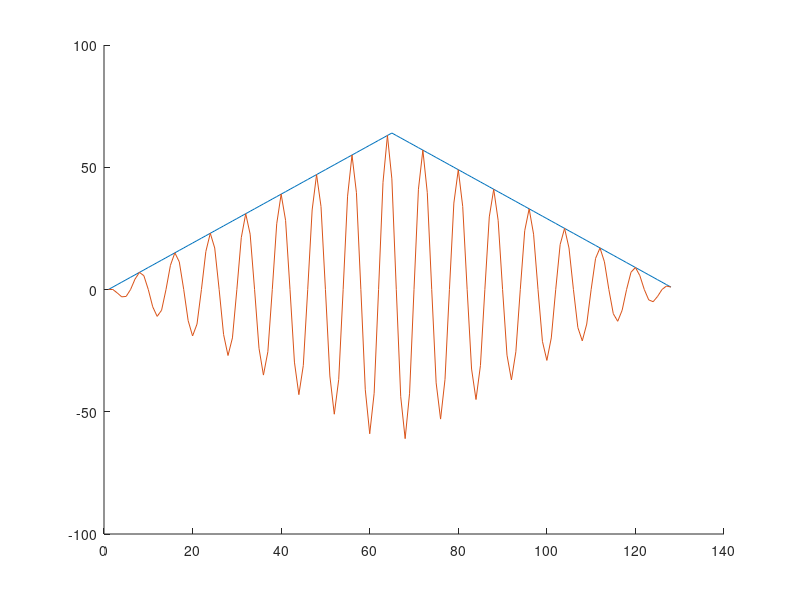
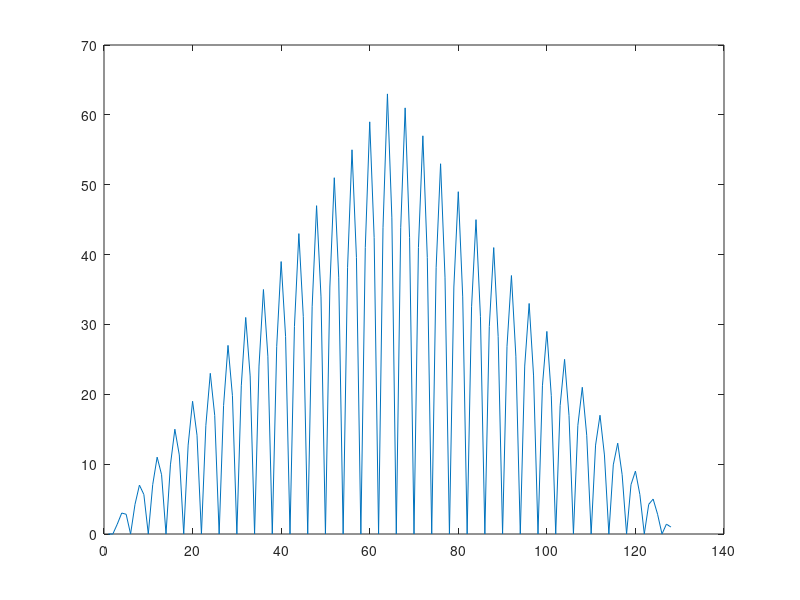
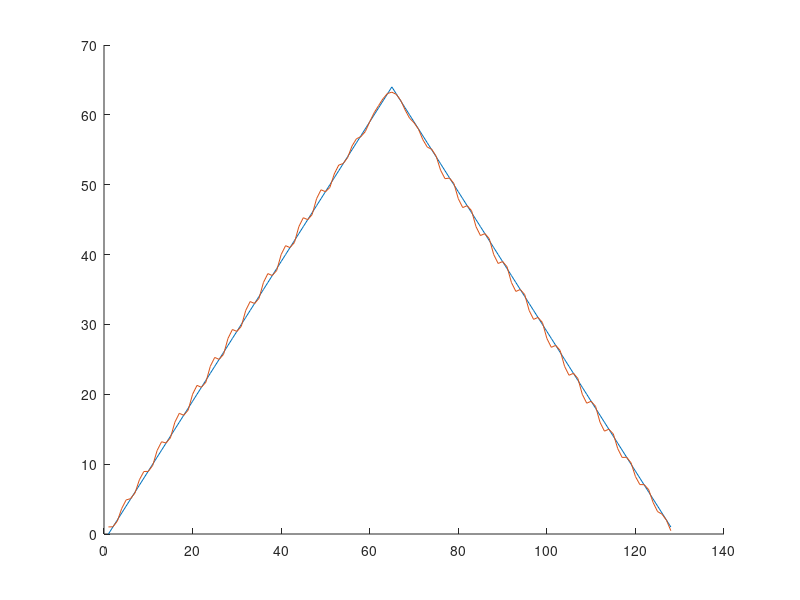
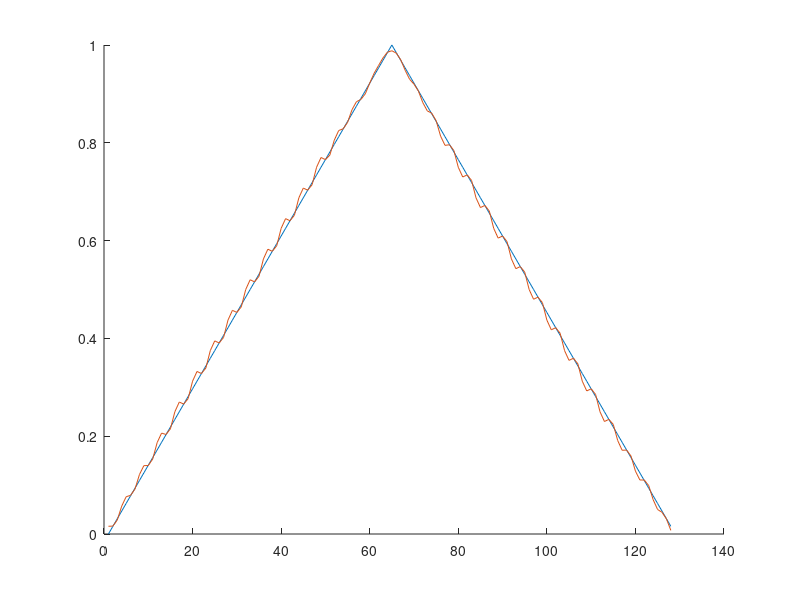

MATLAB code to generate these figures, in order:
%% p1
clc; clear; close all;

N = 128;
tri = [0:64 63:-1:1];
n = 1:N;
f = 1/8;
SIN = cos(2*pi*f*n);
Txsignal = SIN.*tri; % mod

figure;
hold on;
plot(1:N,tri);
plot(1:N,Txsignal);
hold off;

figure;
plot(1:N,abs(Txsignal));

Rxsignal = Txsignal.*SIN; % demod

Nh = 32;
lowpass = 5;
Hf = [ones(1,lowpass) zeros(1,Nh+1-2*lowpass) ones(1,lowpass-1)];
h = ifftshift(ifft(Hf));
h = h*sqrt(Nh);
%figure;
%stem(1:Nh,h);
DC_gain = sum(h);
h = h/DC_gain;
out = conv(h,Rxsignal); % lowpass
out = out*2;

delay = 16;
figure;
hold on;
plot(1:N,tri);
plot(1:N,out(delay+1:delay+N));
hold off;

%% p2
clc; clear; close all;

fc = 1/8;
N = 128;
n = 1:N;

%lowpass
Nh = 32;
lowpass = 5;
Hf = [ones(1,lowpass) zeros(1,Nh+1-2*lowpass) ones(1,lowpass-1)];
h = ifftshift(ifft(Hf));
h = h*sqrt(Nh);
%figure;
%stem(1:Nh,h);
DC_gain = sum(h);
h = h/DC_gain;

%I-branch
tri = [0:64 63:-1:1];
tri = tri/64;
SINi = cos(2*pi*fc*n)*sqrt(2);
Txi = SINi.*tri; % mod
Rxi = SINi.*Txi; % demod
outi = conv(h,Rxi); % lowpass

%Q-branch
f = 1/128;
sin_ = sin(2*pi*f*n);
SINq = -sin(2*pi*fc*n)*sqrt(2);
Txq = SINq.*sin_; % mod
Rxq = SINq.*Txq; % demod
outq = conv(h,Rxq); % lowpass

delay = 16;
figure;
hold on;
plot(1:N,tri);
plot(1:N,outi(delay+1:delay+N));
hold off;
figure;
hold on;
plot(1:N,sin_);
plot(1:N,outq(delay+1:delay+N));
hold off;

%% p3
clc; clear; close all;

fc = 1/8;
N = 128;
n = 1:N;

%lowpass
Nh = 32;
lowpass = 5;
Hf = [ones(1,lowpass) zeros(1,Nh+1-2*lowpass) ones(1,lowpass-1)];
h = ifftshift(ifft(Hf));
h = h*sqrt(Nh);
%figure;
%stem(1:Nh,h);
DC_gain = sum(h);
h = h/DC_gain;

%m1
tri = [0:64 63:-1:1];
tri = tri/64;
%m2
f = 1/128;
sin_ = sin(2*pi*f*n);
%m
signal = tri + 1i*sin_;

%carrier
carrier = exp(1i*2*pi*fc*n)*sqrt(2);
%mod
Tx = signal.*carrier;
Tx = real(Tx);
%demod
carrier_demod = exp(-1i*2*pi*fc*n)*sqrt(2);
Rx = Tx.*carrier_demod;
Rxf = fftshift(fft(Rx));
figure;
plot(-N/2:(N-1)/2,abs(Rxf));

%lowpass
out = conv(h,Rx); % lowpass
outf = fftshift(fft(out));
outn = length(outf);
figure;
plot(-outn/2:(outn-1)/2,abs(outf));
outi = real(out);
outq = (out-outi)/1j;

delay = 16;
figure;
hold on;
plot(1:N,tri);
plot(1:N,outi(delay+1:delay+N));
hold off;
figure;
hold on;
plot(1:N,sin_);
plot(1:N,outq(delay+1:delay+N));
hold off;